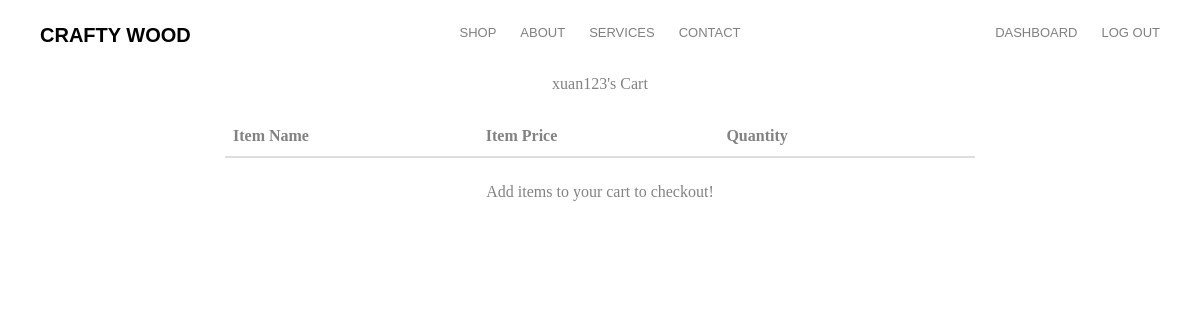
Page /cart (signed in) on the earlier database version.
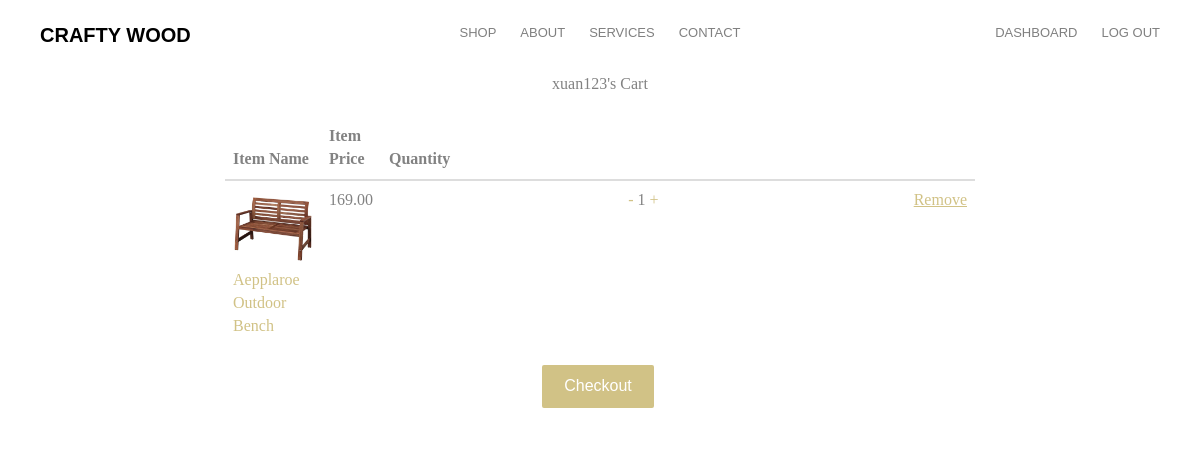
Same page on the later database version.
### ecommercesite/database.py (models this page shows, shortened)
class User(db.Model, UserMixin):
    __tablename__ = 'user'
    id = db.Column(db.Integer, primary_key=True)
    type = db.Column(db.String(20))
    first_name = db.Column(db.String(30), nullable=False)
    last_name = db.Column(db.String(30), nullable=False)
    username = db.Column(db.String(30), nullable=False, unique=True)
    email = db.Column(db.String(100), nullable=False, unique=True)
    password = db.Column(db.String(60), nullable=False)
    role = db.Column(db.String(10), nullable=False, default='user')
    image_file = db.Column(db.String(20), nullable=False, default='defaultpfp.jpg')
    __mapper_args__ = {
        'polymorphic_on':type,
        'polymorphic_identity':'user'
    }

class Users(User):
    cart = db.relationship('Items_In_Cart', backref='cart_user', lazy=True)
    review = db.relationship('Review', backref='author', lazy=True)
    product_bought = db.relationship('Product_Bought', backref='product_id_bought', lazy=True)
    __mapper_args__ = {
        'polymorphic_identity':'users'
    }

class Items_In_Cart(db.Model):
    __tablename__ = 'items_in_cart'
    id = db.Column(db.Integer, primary_key=True)
    image_1 = db.Column(db.String(150), nullable=False, default='product-single-1.jpg')
    name = db.Column(db.String(80), nullable=False)
    price = db.Column(db.Numeric(10,2), nullable=False)
    quantity = db.Column(db.Integer, nullable=False, default='1')
    product_id = db.Column(db.Integer, nullable=False)
    user_id = db.Column(db.Integer, db.ForeignKey('user.id'), nullable=False)

### ecommercesite/routes.py (the view)
@app.route('/cart', methods=['GET', 'POST'])
@login_required
def cart():
    cart_items = Items_In_Cart.query.filter_by(user_id=current_user.id).all()
    return render_template('cart.html', title='Shopping Cart', current_user=current_user, cart_items=cart_items)

### ecommercesite/database.py (called while the page is built)
@login_manager.user_loader
def load_user(user_id):
    return User.query.get(int(user_id))

### ecommercesite/templates/cart.html
{% extends 'layout.html' %}
{% block content %}
<div>
    <p class='text-center'>{{ current_user.username }}'s Cart</p>
</div>
<div class="page-wrapper">
  <div class="cart shopping">
    <div class="container">
      <div class="row">
        <div class="col-md-8 col-md-offset-2">
          <div class="block">
            <div class="product-list">
              <form method="post">
                <table class="table">
                  <thead>
                    <tr>
                      <th class="">Item Name</th>
                      <th class="">Item Price</th>
                      <th class="">Quantity</th>
                      <th class=""></th>
                    </tr>
                  </thead>
                  <tbody>
                    {% for product in cart_items %}
                    <tr class="">
                      <td class="">
                        <div class="product-info">
                          <img width="80" src="{{url_for('static', filename='product_pics/' + product.image_1)}}" alt="" />
                          <a href="#!">{{ product.name }}</a>
                        </div>
                      </td>
                      <td class="text-center">{{ product.price }}</td>
                      <td class="text-center container">
                        <a href="#">-</a> {{ product.quantity }} <a href="#">+</a>
                      </td>
                      <td class="">
                        <a class="product-remove text-center" style="text-decoration: underline" href="{{ url_for('delete_cart', id=product.id)}}">Remove</a>
                      </td>
                    </tr>
                    {% endfor %}
                  </tbody>
                </table>
              </form>
            </div>
          </div>
        </div>
      </div>
    </div>
  </div>
</div>
{% if cart_items %}
<div class="container text-center">
  <p>
    <a class="btn btn-primary" href="{{ url_for('checkout_details')}}">Checkout</a>
  </p>
</div>
{% else %}
<div class="container text-center">
  <p>
    Add items to your cart to checkout!
  </p>
</div>
{% endif %}
{% endblock %}

### ecommercesite/templates/layout.html (shortened to what this page needs)
<!DOCTYPE html>
<html>
	<head>
	<link rel="stylesheet" type="text/css" href="{{ url_for('static', filename='animate.css') }}">
	<link rel="stylesheet" type="text/css" href="{{ url_for('static', filename='icomoon.css') }}">
	<link rel="stylesheet" type="text/css" href="{{ url_for('static', filename='bootstrap.css') }}">
	<link rel="stylesheet" type="text/css" href="{{ url_for('static', filename='flexslider.css') }}">
	<link rel="stylesheet" type="text/css" href="{{ url_for('static', filename='owl.carousel.min.css') }}">
	<link rel="stylesheet" type="text/css" href="{{ url_for('static', filename='owl.theme.default.min.css') }}">
	<link rel="stylesheet" type="text/css" href="{{ url_for('static', filename='style.css') }}">
    </head>
    <body>
                <div id="page">
                    <nav class="fh5co-nav" role="navigation">
                        <div class="container">
                            <div class="row">
                                <div class="col-md-3 col-xs-2">
                                    <div id="fh5co-logo"><a href="{{ url_for('home') }}">Crafty Wood</a></div>
                                </div>
                                <div class="col-md-6 col-xs-6 text-center menu-1">
                                    <ul>
                                        <li class="has-dropdown">
                                            <a href="{{ url_for('shop') }}">Shop</a>
                                        </li>
                                        <li>
                                            <a href="{{ url_for('about') }}">About</a>
                                        </li>
                                        <li class="has-dropdown">
                                            <a href="{{ url_for('services') }}">Services</a>
                                        </li>
                                        <li>
                                            <a href="{{ url_for('contacts')}}">Contact</a>
                                        </li>
                                    </ul>
                                </div>
                                <div class="col-md-3 col-xs-4 text-right hidden-xs menu-2">
                                    <ul>
                                        {% if current_user.is_authenticated %}
                                            {% if current_user.role == 'user' %}
                                                <Li><a href="{{url_for('account')}}">Account</a></Li>
                                                <Li><a href="{{url_for('logout')}}">Log Out</a></Li>
                                                <li class="shopping-cart"><a href="{{url_for('cart')}}" class="cart"><span><small>0</small><i class="icon-shopping-cart"></i></span></a></li>
                                            {% elif current_user.role == 'admin' %}
                                                <li><a href="{{url_for('dashboard')}}">Dashboard</a></li>
                                                <Li><a href="{{url_for('logout')}}">Log Out</a></Li>
                                            {% endif %}
                                        {% else %}
                                                <Li><a href="{{url_for('login')}}">Login</a></Li>
                                                <Li><a href="{{url_for('register')}}">Register</a></Li>
                                        {% endif %}
                                    </ul>
                                </div>
                            </div>
                        </div>
                    </nav>
                </div>
                <div>
                    {% block content %}
                    {% endblock content %}
                </div>
    </body>
</html>

### ecommercesite/static/style.css (style rules this page uses)
body { font-family: "Playfair Display", serif; font-weight: 400; font-size: 16px; line-height: 1.7; color: #828282; background: #fff; }
#page { position: relative; overflow-x: hidden; width: 100%; height: 100%; -webkit-transition: 0.5s; -o-transition: 0.5s; transition: 0.5s; }
a { color: #d1c286; -webkit-transition: 0.5s; -o-transition: 0.5s; transition: 0.5s; }
p { margin-bottom: 20px; }
.fh5co-nav { padding: 18px 0; background: #fff; }
.fh5co-nav #fh5co-logo { font-size: 20px; margin: 0; padding: 0; text-transform: uppercase; font-weight: bold; font-family: "Montserrat", Arial, sans-serif; }
.fh5co-nav a { padding: 5px 10px; color: #000; }
.fh5co-nav ul { padding: 0; margin: 0; }
.fh5co-nav ul li { padding: 0; margin: 0; list-style: none; display: inline-block; font-family: "Montserrat", Arial, sans-serif; }
.fh5co-nav ul li a { font-size: 13px; padding: 30px 10px; text-transform: uppercase; color: rgba(0, 0, 0, 0.5); -webkit-transition: 0.5s; -o-transition: 0.5s; transition: 0.5s; }
.fh5co-nav ul li.has-dropdown { position: relative; }
#fh5co-offcanvas a { color: rgba(255, 255, 255, 0.5); }
#fh5co-offcanvas ul { padding: 0; margin: 0; }
#fh5co-offcanvas ul li { padding: 0; margin: 0; list-style: none; }
#fh5co-offcanvas ul li.offcanvas-has-dropdown > a { display: block; position: relative; }
#fh5co-offcanvas ul li.offcanvas-has-dropdown > a:after { position: absolute; right: 0px; font-family: 'icomoon'; font-style: normal; font-weight: normal; font-variant: normal; text-transform: none; line-height: 1; -webkit-font-smoothing: antialiased; -moz-osx-font-smoothing: grayscale; content: "\e921"; font-size: 20px; color: rgba(255, 255, 255, 0.2); -webkit-transition: 0.5s; -o-transition: 0.5s; transition: 0.5s; }
.btn { margin-right: 4px; margin-bottom: 4px; font-family: "Montserrat", Arial, sans-serif; font-size: 16px; font-weight: 400; -webkit-border-radius: 2px; -moz-border-radius: 2px; -ms-border-radius: 2px; border-radius: 2px; -webkit-transition: 0.5s; -o-transition: 0.5s; transition: 0.5s; padding: 8px 20px; }
.btn-primary { background: #d1c286; color: #fff; border: 2px solid #d1c286; }

Differences in the rows shown:
added Items_In_Cart: image_1 (picture), name "Aepplaroe Outdoor Bench", price "169.00", quantity "1"
Other differences:
text no longer shown: "Add items to your cart to checkout!"
text now shown: "Checkout"
